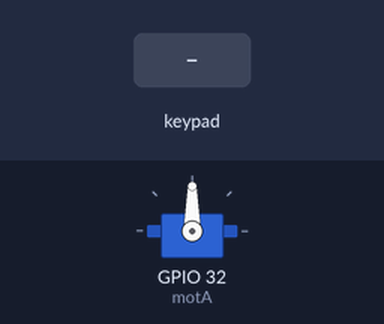
The sketch below on a simulated ESP32. On the bench: servo. The inputs (shaded band) are chosen by the test bench. Nothing arrives over Bluetooth unless stated.

Above: at 1.2 s.
1.3 s: key 'T' pressed
At 2.2 s:
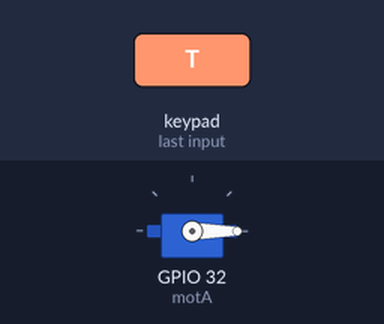
3.2 s: key 'S' pressed
At 4.5 s:
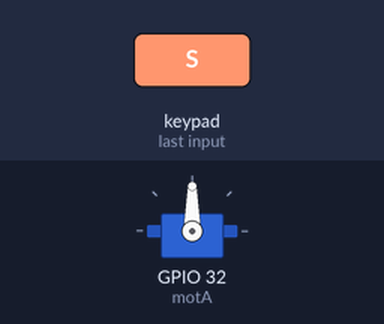
4.8 s: key 'O' pressed
At 5.9 s:
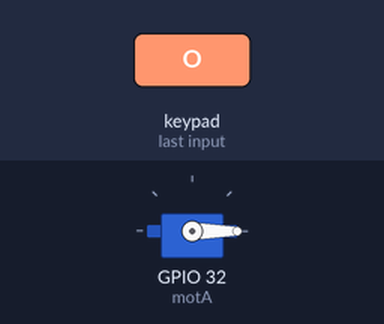
Timing chart, 0 to 7.8 s (numbered marks = the images above; inputs shaded):
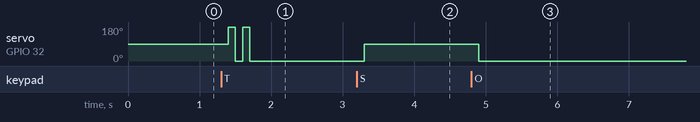

Measured:
- after the input at 1.3 s, servo on GPIO 32 (motA): alternates 180° for 0.10 s and 0° for 0.10 s, 4 changes in all, then stays 0°, starting after 0.10 s
- after the input at 3.2 s, servo on GPIO 32 (motA): 0° → 90° after 0.10 s
- after the input at 4.8 s, servo on GPIO 32 (motA): 90° → 0° after 0.10 s

The sketch:

TRAVELERS_BETA_AQUA_V1.ino
```cpp
#include <ESP32_Servo.h> // Bibliothèque pour faire marcher un moteur servo avec un ESP32
#include <PS4Controller.h> // Bilbliothèque pour connecter la manette PS4


#define MIN_PULSE_LENGTH 1000 // Minimum pulse length in µs
#define MAX_PULSE_LENGTH 2000 // Maximum pulse length in µs
/* Ces pulsations peuvent être modifié mais ça peut peut-être abimer le moteur
  J'ai testé un max de 3000 ça marchait mais ça ne changeait rien (il plafonne)
  J'éviterai de toucher au min... ça marche, laissons ça comme ça */

Servo motA; // Declare le premier moteur (a renommer motR ou motL pour gauche droite)

const int dead = 30; // La zone morte du stick analogique PS4 (ça permet qu'une micro-variation de position du stick ne soit pas prise en compte)
int mode = 0; // pour l'instant, mode prendra 2 valeur dans le programme (0: phase d'initialisation, et 1 : mode normal)
bool active = false; // Booléen utilisé dans l'initialisation (au niveau de la touche triangle)

void setup() {
  Serial.begin(9600);
  PS4.begin("03:03:03:03:03:03");// Adresse IMAC de la manette PS4 à connecter, à laisser comme ça
  pinMode(32, OUTPUT); // Pin 32 de l'ESP (je crois c'est un PWM, jsp si ça marche avec tous les pins)
  motA.attach(32, MIN_PULSE_LENGTH, MAX_PULSE_LENGTH); // Le moteur est alors "atttaché" au pin 32 avec un min et un max de pulse
}

void loop() {
  if (PS4.isConnected()) {
    if (mode == 0)
      // Ce bloc est la partie initialisation (on appuie sur cercle pour en sortir
      // MAIS il faut avoir fait la manip de mise en marche (voir le READ_ME)
    {
      if (PS4.Triangle()) {
        if (active == false)
        {
          motA.writeMicroseconds(MAX_PULSE_LENGTH);
          active = !active; // On change active comme ça quand on appuie de nouveau sur triangle on va dans l'autre bloc
        }
        else
        {
          motA.writeMicroseconds(MIN_PULSE_LENGTH);
          active = !active;
        }
      }
      if (PS4.Circle()) {
        mode = 1;
      }
      if (PS4.Square()) {
        motA.writeMicroseconds((MAX_PULSE_LENGTH + MIN_PULSE_LENGTH) / 2 );
      }

    }
    if (mode == 1)
    // Mode normal ou l'on peut accelerer avec le joystick droit (pour l'instant)
    {
      int RStick = PS4.RStickY();
      bool R_A = PS4.RStickY() > dead; // Si la valeur est plus grande que la zone morte alors on avancera (true)
      int valueR = map(abs(RStick), 0, 129, MIN_PULSE_LENGTH, MAX_PULSE_LENGTH); // On remap les valeurs
      if (R_A) {
        motA.writeMicroseconds(valueR);
        Serial.println(valueR);
      }
      else
      {
        motA.writeMicroseconds(MIN_PULSE_LENGTH);
      }
    }

  }
  delay(100); // Ce delai est à laisser
}
```
